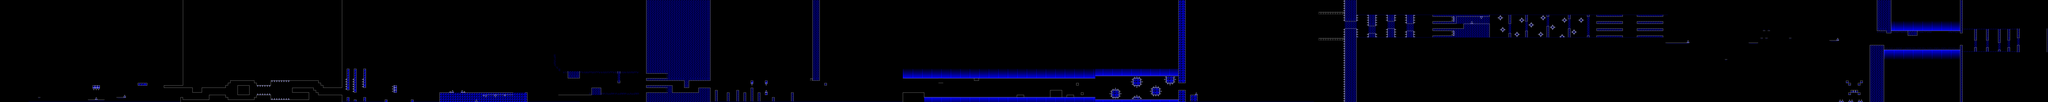

This is a level from a 2D game, rendered from its Tiled map with the project's own tilesets. A one-line summary and the map file follow, with tile-layer data summarised:
An orthogonal 862x43 tile map with 16x16 px tiles, 2 tile layers (l2, l1), 2 tilesets and 1219 objects.

<map version="1.10" tiledversion="1.11.0" orientation="orthogonal" renderorder="right-down" width="862" height="43" tilewidth="16" tileheight="16" infinite="0" nextlayerid="8" nextobjectid="1757">
 <editorsettings>
  <export target="theoryofeverything.json" format="json" />
 </editorsettings>
 <properties>
  <property name="BG" type="color" value="#ff2f0320" />
  <property name="Difficulty" value="INSANE" />
  <property name="GROUND" type="color" value="#ff910063" />
  <property name="Gamemode" type="int" value="0" />
  <property name="Level name" value="THEORY OF EVERYTHING" />
  <property name="Song" value="TOE" />
  <property name="Speed" type="int" value="1" />
  <property name="Stars" type="int" value="12" />
 </properties>
 <tileset firstgid="1" source="famidash.tsx" />
 <tileset firstgid="513" source="sprites.tsx" />
 <layer id="4" name="l2" width="862" height="43">
  <data>[37066 cells, 37066 non-empty, 46 distinct tile ids]</data>
 </layer>
 <layer id="1" name="l1" width="862" height="43">
  <data>[37066 cells, 37066 non-empty, 104 distinct tile ids]</data>
 </layer>
 <objectgroup id="7" name="SP">
  <!-- 1219 objects omitted --></objectgroup>
</map>
<!-- 1219 of 1219 objects omitted -->
